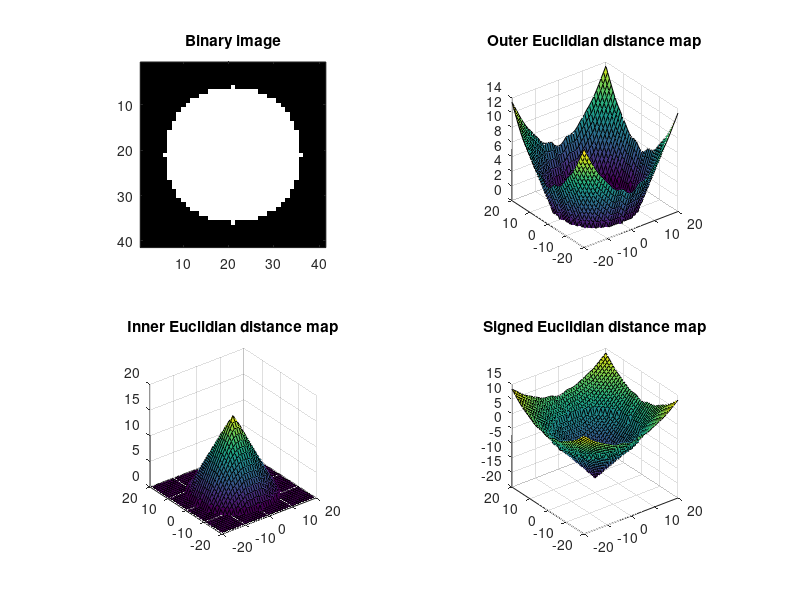

Source code (MATLAB):
clc;
clear all;
close all;

imageSize = 20;
[X, Y] = meshgrid(-imageSize:imageSize, -imageSize:imageSize);

centerX = 0;
centerY = 0;
radius = 15;
circlePixels = Y.^2 + X.^2 <= radius.^2;

f = figure();
s = subplot(2, 2, 1);
image(circlePixels) ;
colormap(s, [0 0 0;1 1 1]);
title('Binary image');
axis square;

subplot(2, 2, 2)
distMapOuter = bwdist(circlePixels);
surf(Y, X, distMapOuter)
title('Outer Euclidian distance map');
axis square

subplot(2, 2, 3)
distMapInner = bwdist(not(circlePixels));
surf(Y, X, distMapInner)
title('Inner Euclidian distance map');
axis square

subplot(2, 2, 4)
distMapSigned = distMapOuter - distMapInner;
surf(Y, X, distMapSigned)
title('Signed Euclidian distance map');
axis square